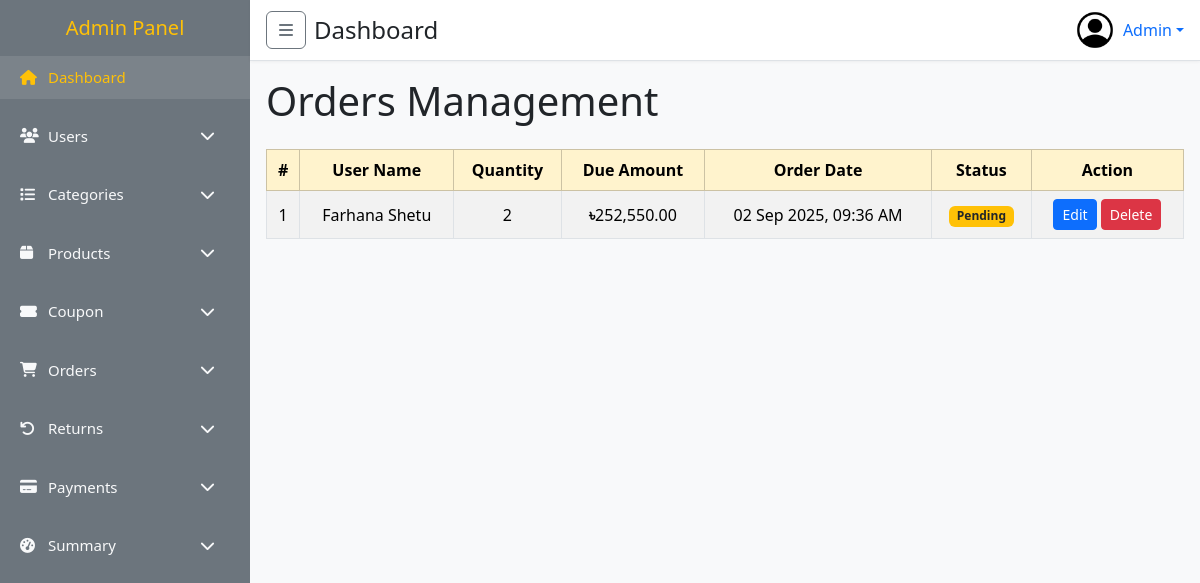
The page /admin/view_order.php (signed in) on the database as committed earlier.
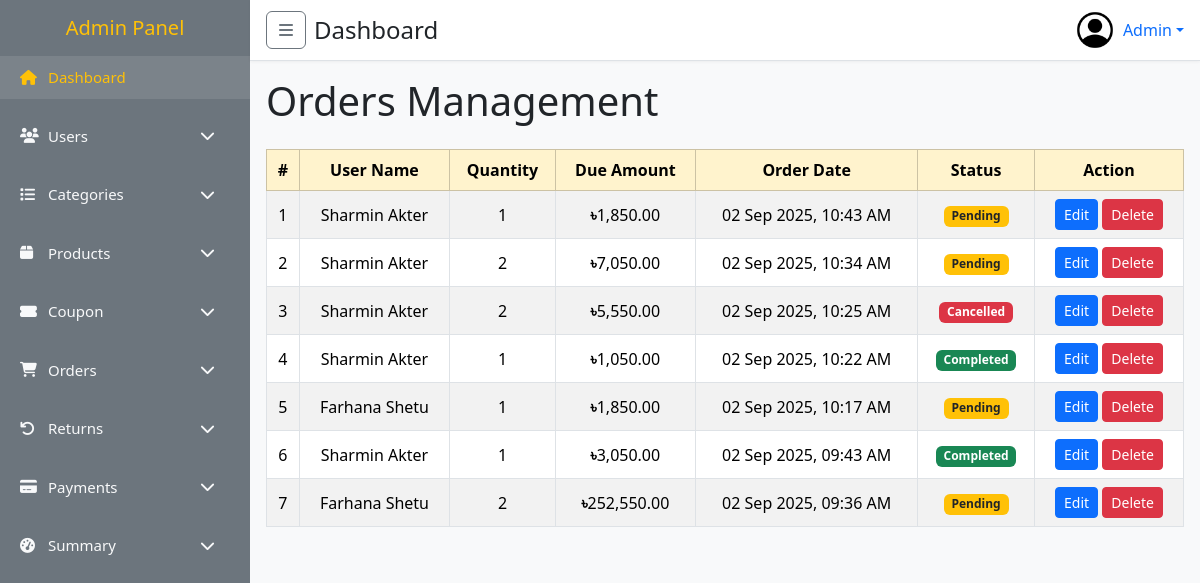
The same page on the database as committed later.
### tables this page shows
CREATE TABLE `orders` (
  `id` int(11) NOT NULL,
  `user_id` int(11) DEFAULT NULL,
  `due_amount` decimal(10,2) DEFAULT NULL,
  `invoice_no` varchar(20) DEFAULT NULL,
  `qty` int(11) DEFAULT NULL,
  `order_date` datetime DEFAULT NULL,
  `order_status` enum('Pending','Completed','Cancelling') DEFAULT 'Pending'
);

### admin/view_order.php (the view, shortened to what this page needs)
<?php
require "../config/db.php";
require "inc/he.php";
require "inc/sidebar.php";
require "inc/nav.php";
?>
<main class="p-3">
    <h1 class="mb-4">Orders Management</h1>
    <?php
    $query = "
        SELECT
            o.id AS order_id,
            o.invoice_no,
            o.order_date,
            o.due_amount,
            o.qty,
            o.order_status,
            CONCAT(u.first_name, ' ', u.last_name) AS user_name
        FROM orders o
        LEFT JOIN users u ON u.id = o.user_id
        ORDER BY o.order_date DESC
    ";
    $result = mysqli_query($con, $query);
    ?>
    <?php if (mysqli_num_rows($result) > 0): ?>
        <div class="table-responsive">
            <table class="table table-striped table-bordered align-middle text-center">
                <thead class="table-warning">
                    <tr>
                        <th>#</th>
                        <th>User Name</th>
                        <th>Quantity</th>
                        <th>Due Amount</th>
                        <th>Order Date</th>
                        <th>Status</th>
                        <th>Action</th>
                    </tr>
                </thead>
                <tbody>
                    <?php $count = 1; ?>
                    <?php while ($order = mysqli_fetch_assoc($result)): ?>
                        <tr>
                            <td><?= $count++; ?></td>
                            <td><?= htmlspecialchars($order['user_name']); ?></td>
                            <?php if (isset($_GET['edit_id']) && $_GET['edit_id'] == $order['order_id']): ?>
                                <form method="POST" action="">
                                    <input type="hidden" name="order_id" value="<?= $order['order_id']; ?>">
                                    <td><input type="number" name="qty" value="<?= $order['qty']; ?>" class="form-control" required></td>
                                    <td><input type="number" name="due_amount" step="0.01" value="<?= $order['due_amount']; ?>" class="form-control" required></td>
                                    <td><?= date("d M Y, h:i A", strtotime($order['order_date'])); ?></td>
                                    <td>
                                        <select name="order_status" class="form-select">
                                            <option value="Pending" <?= $order['order_status'] == 'Pending' ? 'selected' : '' ?>>Pending</option>
                                            <option value="Completed" <?= $order['order_status'] == 'Completed' ? 'selected' : '' ?>>Completed</option>
                                            <option value="Cancelled" <?= $order['order_status'] == 'Cancelled' ? 'selected' : '' ?>>Cancelled</option>
                                        </select>
                                    </td>
                                    <td>
                                        <button type="submit" name="update_order" class="btn btn-sm btn-success">Save</button>
                                        <a href="<?= $_SERVER['PHP_SELF']; ?>" class="btn btn-sm btn-secondary">Cancel</a>
                                    </td>
                                </form>
                            <?php else: ?>
                                <td><?= $order['qty']; ?></td>
                                <td><b>৳</b><?= number_format($order['due_amount'], 2); ?></td>
                                <td><?= date("d M Y, h:i A", strtotime($order['order_date'])); ?></td>
                                <td>
                                    <?php
                                    $status = $order['order_status'];
                                    if ($status == 'Pending') echo "<span class='badge bg-warning text-dark'>Pending</span>";
                                    elseif ($status == 'Completed') echo "<span class='badge bg-success'>Completed</span>";
                                    else echo "<span class='badge bg-danger'>Cancelled</span>";
                                    ?>
                                </td>
                                <td>
                                    <a href="?edit_id=<?= $order['order_id'] ?>" class="btn btn-sm btn-primary">Edit</a>
                                    <a href="?delete_id=<?= $order['order_id'] ?>" class="btn btn-sm btn-danger" onclick="return confirm('Are you sure you want to delete this order?');">Delete</a>
                                </td>
                            <?php endif; ?>
                        </tr>
                    <?php endwhile; ?>
                </tbody>
            </table>
        </div>
    <?php else: ?>
        <div class="alert alert-info">No orders found.</div>
    <?php endif; ?>
</main>
<?php require "inc/footer.php"; ?>

Rows that differ between the two databases and show on the page:
added orders: user_name "Sharmin Akter", qty "1", due_amount "1,850.00", order_date "02 Sep 2025, 10:43 AM", order_status "Pending"
added orders: user_name "Sharmin Akter", qty "2", due_amount "7,050.00", order_date "02 Sep 2025, 10:34 AM", order_status "Pending"
added orders: user_name "Sharmin Akter", qty "2", due_amount "5,550.00", order_date "02 Sep 2025, 10:25 AM", order_status "Cancelled"
added orders: user_name "Sharmin Akter", qty "1", due_amount "1,050.00", order_date "02 Sep 2025, 10:22 AM", order_status "Completed"
added orders: user_name "Farhana Shetu", qty "1", due_amount "1,850.00", order_date "02 Sep 2025, 10:17 AM", order_status "Pending"
added orders: user_name "Sharmin Akter", qty "1", due_amount "3,050.00", order_date "02 Sep 2025, 09:43 AM", order_status "Completed"
